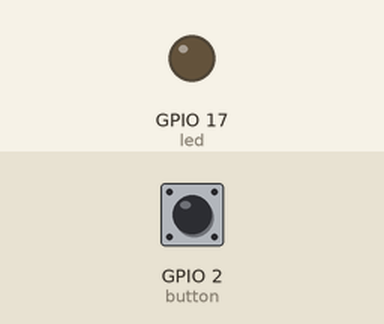
A program run on a simulated Raspberry Pi (BCM pin numbers). Parts: output pins drawn as LEDs (lit = HIGH). Inputs (shaded band) come from the test bench; at power-on: GPIO 2 (button) HIGH.

Above: at 1.2 s.
1.3 s: GPIO 2 (button) pulled LOW for 0.15 s
At 2.5 s:
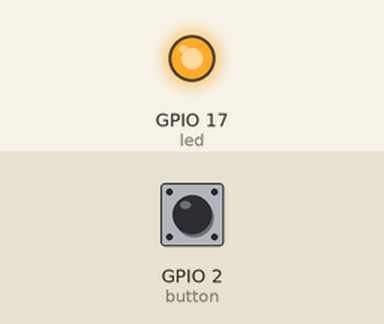
Timing chart, 0 to 4.8 s (numbered marks = the images above; inputs shaded):
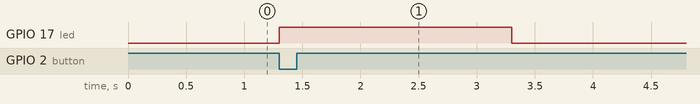

The program:

button.py
```python
from gpiozero import LED, Button
from signal import pause
from time import sleep

led = LED(17)
button = Button(2)

def dot():
        led.on()
        sleep(1)
        led.off()
        sleep(1)

def dash():
         led.on()
         sleep(2)
         led.off()
         sleep(2)


button.when_pressed = dash
button.when_released = led.off

pause()

dot()
dash()
```

Measured:
- after the input at 1.3 s, GPIO 17 (led): LOW → HIGH at once, → LOW 2.0 s later
